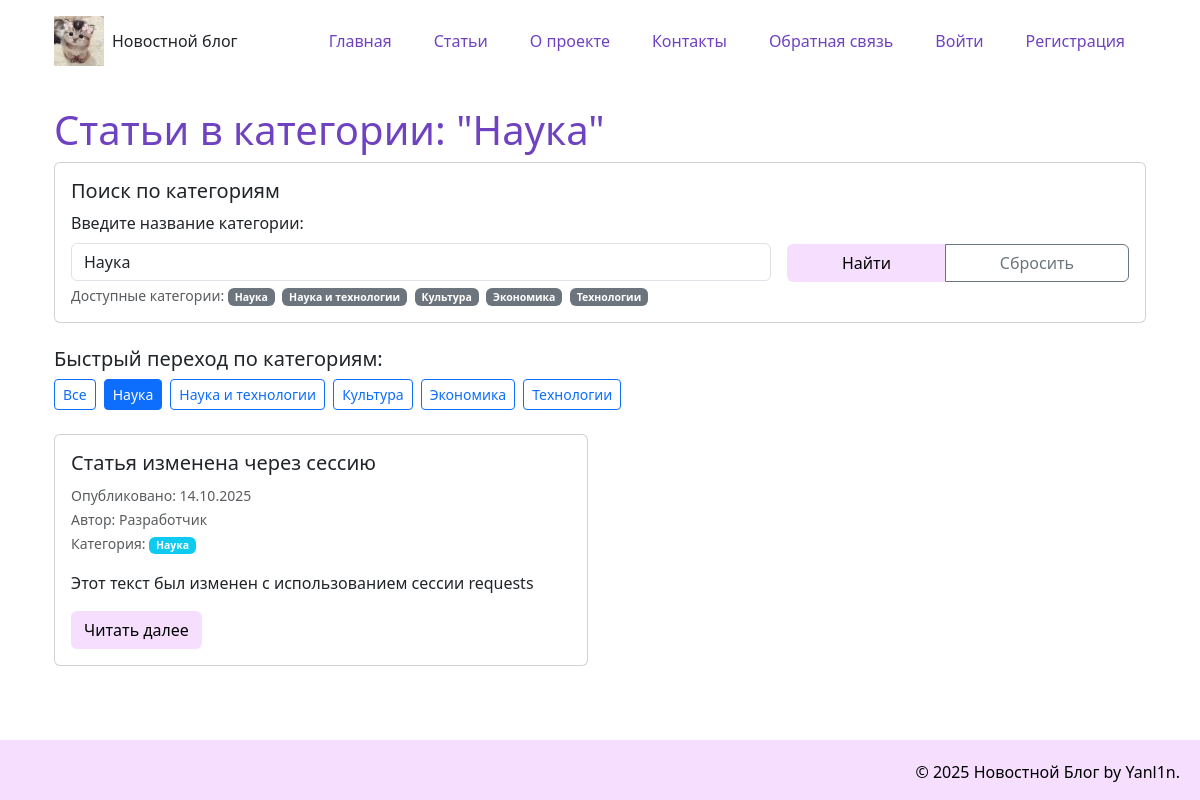
The page /articles/Наука on the database its author committed.
### models.py (models this page shows, shortened)
class Article(data_base.Model):
    __tablename__= "article"
    id = data_base.Column(data_base.Integer, primary_key = True)
    title = data_base.Column(data_base.String(200), nullable=False)
    text = data_base.Column(data_base.Text, nullable=False)
    date = data_base.Column(data_base.DateTime, default=datetime.utcnow)
    user_id = data_base.Column(data_base.Integer, data_base.ForeignKey('user.id'), nullable=False)
    category = data_base.Column(data_base.String(50), default='Общая')
    comment = data_base.relation('Comment', backref='article', lazy='dynamic')

class User(UserMixin, data_base.Model):
    __tablename__= "user"
    id = data_base.Column(data_base.Integer, primary_key = True)
    name = data_base.Column(data_base.String(100), nullable=False)
    email = data_base.Column(data_base.String(100), nullable=False)
    hashed_password = data_base.Column(data_base.String(200), nullable=False)
    date = data_base.Column(data_base.DateTime, default=datetime.utcnow)
    articles = data_base.relationship('Article', backref='author', lazy=True)

### app.py (the view)
@app.route("/articles")
@app.route("/articles/<category>")
def articles_list(category=None):
    if category is None:
        category = request.args.get('category', '').strip()
    if category:
        category = unquote(category)
    categories = data_base.session.query(Article.category).distinct().all()
    categories = [cat[0] for cat in categories if cat[0]]
    if category and category not in categories:
        flash(f'Категория "{category}" не найдена', 'error')
        articles = []
    elif category:
        articles = Article.query.filter_by(category=category).order_by(Article.date.desc()).all()
    else:
        articles = Article.query.order_by(Article.date.desc()).all()
    return render_template('articles_list.html',
                         articles=articles,
                         current_category=category,
                         categories=categories)

### templates/articles_list.html (shortened to what this page needs)
{% extends 'base.html' %}
{% block content %}
<div class="row">
    <div class="col-12">
        <h1>
            {% if current_category %}
                Статьи в категории: "{{ current_category }}"
            {% else %}
                Все статьи
            {% endif %}
        </h1>
        <div class="card mb-4">
            <div class="card-body">
                <h5 class="card-title">Поиск по категориям</h5>
                <form method="GET" action="{{ url_for('articles_list') }}" class="row g-3">
                    <div class="col-md-8">
                        <label for="category" class="form-label">Введите название категории:</label>
                        <input type="text"
                               class="form-control"
                               id="category"
                               name="category"
                               value="{{ current_category }}"
                               placeholder="Например: Общее, Наука и технологии, Спорт...">
                        <div class="form-text">Доступные категории:
                            {% for cat in categories %}
                            <span class="badge bg-secondary me-1">{{ cat }}</span>
                            {% endfor %}
                        </div>
                    </div>
                    <div class="col-md-4 d-flex align-items-end">
                        <div class="btn-group w-100 mb-4">
                            <button type="submit" class="btn btn-custom">Найти</button>
                            {% if current_category %}
                            <a href="{{ url_for('articles_list') }}" class="btn btn-outline-secondary">Сбросить</a>
                            {% endif %}
                        </div>
                    </div>
                </form>
            </div>
        </div>
        <div class="categories-nav mb-4">
            <h5>Быстрый переход по категориям:</h5>
            <div class="d-flex flex-wrap gap-2">
                <a href="{{ url_for('articles_list') }}"
                   class="btn {% if not current_category%} btn-primary{% else %}btn-outline-primary{% endif %} btn-sm">
                    Все
                </a>
                {% for cat in categories %}
                    <a href="{{ url_for('articles_list', category=cat) }}"
                       class="btn {% if current_category == cat %}btn-primary{% else %}btn-outline-primary{% endif %} btn-sm">
                        {{ cat }}
                    </a>
                {% endfor %}
            </div>
        </div>
        {% if articles %}
        <div class="row">
            {% for article in articles %}
            <div class="col-md-6 mb-4">
                <div class="card h-100">
                    <div class="card-body">
                        <h5 class="card-title">
                            {{ article.title }}
                        </h5>
                        <p class="card-text">
                            <small class="text-muted">
                                Опубликовано: {{ article.date.strftime('%d.%m.%Y') }}<br>
                                Автор: {{ article.author.name }}<br>
                                Категория:
                                <span class="badge bg-info">{{ article.category }}</span>
                            </small>
                        </p>
                        <p class="card-text">{{ article.text[:150] }}{% if article.text|length > 150 %}...{% endif %}</p>
                        <a href="{{ url_for('news_article', id=article.id) }}" class="btn btn-custom">Читать далее</a>
                    </div>
                </div>
            </div>
            {% endfor %}
        </div>
        {% endif %}
    </div>
</div>
{% endblock %}

### static/css/main.css (style rules this page uses)
body { display: flex; flex-direction: column; min-height: 100vh; }
h1 { color:#6f42c1; }
.btn-custom { background-color: #F6DEFF; color: rgb(0, 0, 0); }

### rows shown on the page
Article: category "Наука", title "Статья изменена через сессию", date "14.10.2025", author.name "Разработчик", text "Этот текст был изменен с использованием сессии requests"
Article: category "Наука и технологии"
Article: category "Культура"
Article: category "Экономика"
Article: category "Технологии"

### other values the page prints
{{ cat }} "Наука"
